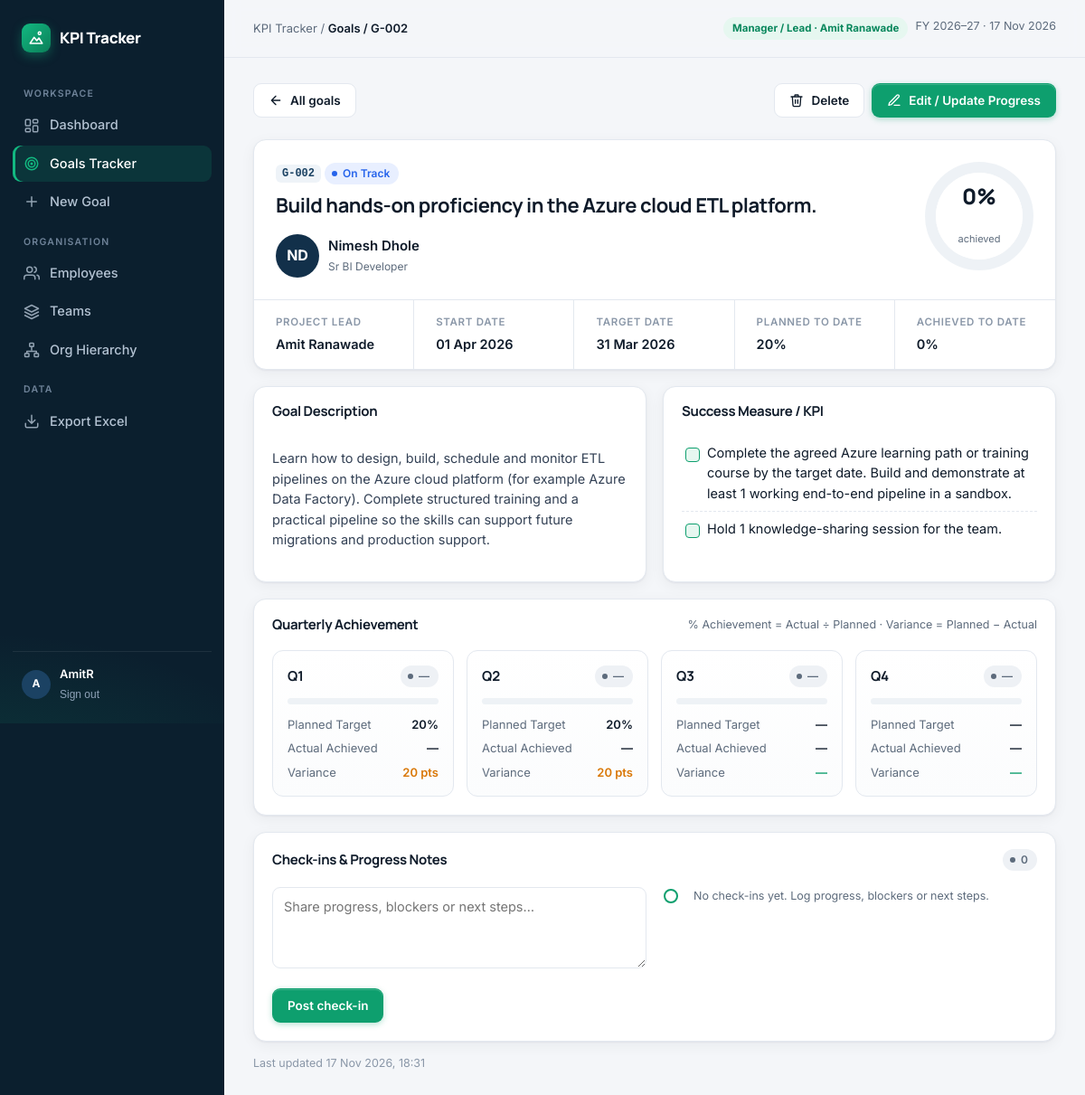
The page /goals/2/ (signed in) on the database its author committed.
### goals/models.py (models this page shows, shortened)
class Goal(models.Model):
    STATUS_CHOICES = [
        ("Not Started", "Not Started"),
        ("On Track", "On Track"),
        ("Slow", "Slow"),
        ("At Risk", "At Risk"),
        ("Complete", "Complete"),
    ]
    project_lead = models.ForeignKey(TeamMember, on_delete=models.SET_NULL, related_name="led_goals",
                                     verbose_name="Project Lead", null=True, blank=True)
    goal_id = models.CharField("Goal ID", max_length=20, unique=True)
    member = models.ForeignKey(TeamMember, on_delete=models.CASCADE, related_name="goals",
                               verbose_name="Team Member", null=True, blank=True)
    role = models.CharField(max_length=120, blank=True)
    title = models.TextField("Goal", blank=True)
    description = models.TextField("Goal Description", blank=True)
    kpi = models.TextField("Success Measure / KPI", blank=True)
    start_date = models.DateField(null=True, blank=True)
    target_date = models.DateField(null=True, blank=True)
    q1_planned = models.DecimalField("Q1 Planned Target", max_digits=6, decimal_places=2, null=True, blank=True)
    q1_actual = models.DecimalField("Q1 Actual Achieved", max_digits=6, decimal_places=2, null=True, blank=True)
    q2_planned = models.DecimalField("Q2 Planned Target", max_digits=6, decimal_places=2, null=True, blank=True)
    q2_actual = models.DecimalField("Q2 Actual Achieved", max_digits=6, decimal_places=2, null=True, blank=True)
    q3_planned = models.DecimalField("Q3 Planned Target", max_digits=6, decimal_places=2, null=True, blank=True)
    q3_actual = models.DecimalField("Q3 Actual Achieved", max_digits=6, decimal_places=2, null=True, blank=True)
    q4_planned = models.DecimalField("Q4 Planned Target", max_digits=6, decimal_places=2, null=True, blank=True)
    q4_actual = models.DecimalField("Q4 Actual Achieved", max_digits=6, decimal_places=2, null=True, blank=True)
    status = models.CharField("Variance / Status", max_length=20, choices=STATUS_CHOICES, default="Not Started")
    updated_at = models.DateTimeField(auto_now=True)
    class Meta:
        ordering = ["goal_id"]
    def quarter(self, q):
        planned = getattr(self, f"{q}_planned")
        actual = getattr(self, f"{q}_actual")
        pct = round(float(actual) / float(planned) * 100, 1) if planned and actual is not None else None
        variance = float(planned) - float(actual or 0) if planned is not None else None
        return {"q": q.upper(), "planned": planned, "actual": actual, "pct": pct, "variance": variance}
    @property
    def quarters(self):
        return [self.quarter(q) for q in QUARTERS]
    def _latest(self, kind):
        vals = [getattr(self, f"{q}_{kind}") for q in QUARTERS]
        vals = [float(v) for v in vals if v is not None]
        return vals[-1] if vals else 0.0
    @property
    def total_planned(self):
        return self._latest("planned")
    @property
    def total_actual(self):
        return self._latest("actual")
    @property
    def progress(self):
        if self.status == "Complete":
            return 100
        return min(round(self.total_actual), 100)
    @property
    def status_class(self):
        return {"Complete": "complete", "On Track": "ontrack", "Slow": "slow",
                "At Risk": "risk"}.get(self.status, "notstarted")

class TeamMember(models.Model):
    name = models.CharField(max_length=120, unique=True)
    role = models.CharField(max_length=120, blank=True)
    email = models.EmailField(blank=True)
    team = models.ForeignKey(Team, null=True, blank=True, on_delete=models.SET_NULL, related_name="members")
    joined = models.DateField(null=True, blank=True)
    manager = models.ForeignKey("self", null=True, blank=True, on_delete=models.SET_NULL, related_name="reports",
                                verbose_name="Reports to (Manager / Project Lead)")
    user = models.OneToOneField(settings.AUTH_USER_MODEL, null=True, blank=True, on_delete=models.SET_NULL,
                                related_name="member", verbose_name="Login account")
    def subtree_ids(self):
        ids, frontier = {self.pk}, [self.pk]
        while frontier:
            frontier = [i for i in TeamMember.objects.filter(manager_id__in=frontier).values_list("pk", flat=True) if i not in ids]
            ids.update(frontier)
        return ids
    @property
    def is_manager(self):
        return self.reports.exists() or self.led_goals.exists()
    def get_absolute_url(self):
        return reverse("member_detail", args=[self.pk])
    class Meta:
        ordering = ["name"]
    def __str__(self):
        return self.name
    @property
    def initials(self):
        return "".join(w[0] for w in self.name.split()[:2]).upper()

### goals/views.py (the view)
# urls.py: path("goals/<int:pk>/", views.goal_detail, name="goal_detail"),
@login_required
def goal_detail(request, pk):
    g = get_object_or_404(visible_goals(request.user).select_related("member__team", "project_lead"), pk=pk)
    form = CheckInForm(request.POST or None)
    if request.method == "POST" and form.is_valid():
        c = form.save(commit=False)
        c.goal, c.author = g, request.user.get_full_name() or request.user.username
        c.save()
        messages.success(request, "Check-in added.")
        return redirect(g)
    return render(request, "goals/goal_detail.html", {"g": g, "form": form, "checkins": g.checkins.all()})

### goals/forms.py
class CheckInForm(_Styled, forms.ModelForm):
    class Meta:
        model = CheckIn
        fields = ["note"]
        widgets = {"note": forms.Textarea(attrs={"rows": 3, "placeholder": "Share progress, blockers or next steps…"})}

### goals/access.py (called while the page is built)
def member_of(user):
    return getattr(user, "member", None) if user.is_authenticated else None

def scope_ids(user):
    if user.is_superuser:
        return None
    m = member_of(user)
    return m.subtree_ids() if m else set()

def role_of(user):
    if user.is_superuser:
        return "Super User"
    m = member_of(user)
    if m and m.is_manager:
        return "Manager / Lead"
    return "Employee" if m else "No access"

def visible_goals(user, qs=None):
    qs = Goal.objects.all() if qs is None else qs
    ids = scope_ids(user)
    if ids is None:
        return qs
    return qs.filter(Q(member_id__in=ids) | Q(project_lead_id__in=ids))

def access(request):
    u = request.user
    return {"user_role": role_of(u) if u.is_authenticated else "", "me": member_of(u)}

### goals/templatetags/goal_tags.py (called while the page is built)
@register.filter
def pct(v):
    if v in (None, ""):
        return "—"
    v = float(v)
    return f"{v:.0f}%" if v == int(v) else f"{v:.1f}%"

@register.filter
def bullets(text):
    if not text:
        return []
    parts = [p.strip().lstrip(">").strip() for p in text.replace("\r", "").split("\n")]
    return [p for p in parts if p]

### goals/templates/goals/goal_detail.html
{% extends "base.html" %}{% load goal_tags %}
{% block title %}{{ g.goal_id }}{% endblock %}{% block crumb %}Goals / {{ g.goal_id }}{% endblock %}
{% block content %}
<div class="page-head">
  <a class="btn btn-ghost" href="{% url 'goal_list' %}">{% include "icons.html" with i="back" %}All goals</a>
  <div class="actions"><a class="btn btn-ghost" href="{% url 'goal_delete' g.pk %}">{% include "icons.html" with i="trash" %}Delete</a><a class="btn btn-primary" href="{% url 'goal_edit' g.pk %}">{% include "icons.html" with i="edit" %}Edit / Update Progress</a></div>
</div>
<div class="card" style="margin-bottom:18px">
  <div class="detail-hero">
    <div style="flex:1;min-width:280px"><span class="gid">{{ g.goal_id }}</span> <span class="pill {{ g.status_class }}">{{ g.status }}</span>
      <h1>{{ g.title|default:"Goal not yet defined" }}</h1>
      {% if g.member %}<div class="who" style="margin-top:18px"><span class="avatar lg">{{ g.member.initials }}</span><div><a href="{{ g.member.get_absolute_url }}"><b style="font-size:15px">{{ g.member.name }}</b></a><span>{{ g.role }}{% if g.member.team %} · {{ g.member.team.name }}{% endif %}</span></div></div>{% endif %}
    </div>
    <div class="ring" style="--p:{{ g.progress }}"><div><div><b>{{ g.progress }}%</b><span>achieved</span></div></div></div>
  </div>
  <div class="meta">
    <div><small>Project Lead</small><b>{{ g.project_lead|default:"—" }}</b></div>
    <div><small>Start Date</small><b>{{ g.start_date|date:"d M Y"|default:"—" }}</b></div>
    <div><small>Target Date</small><b>{{ g.target_date|date:"d M Y"|default:"—" }}</b></div>
    <div><small>Planned to Date</small><b>{{ g.total_planned|pct }}</b></div>
    <div><small>Achieved to Date</small><b>{{ g.total_actual|pct }}</b></div>
  </div>
</div>
<div class="grid g2" style="margin-bottom:18px">
  <div class="card"><div class="card-h"><h3>Goal Description</h3></div><div class="card-b" style="color:#334155">{{ g.description|default:"—"|linebreaks }}</div></div>
  <div class="card"><div class="card-h"><h3>Success Measure / KPI</h3></div><div class="card-b"><ul class="kpi-list">{% for b in g.kpi|bullets %}<li>{{ b }}</li>{% empty %}<li class="faint">No KPI defined</li>{% endfor %}</ul></div></div>
</div>
<div class="card"><div class="card-h"><h3>Quarterly Achievement</h3><span class="small muted">% Achievement = Actual ÷ Planned · Variance = Planned − Actual</span></div>
  <div class="card-b"><div class="qcards">{% for q in g.quarters %}
    <div class="qcard"><div class="h"><b>{{ q.q }}</b>{% if q.pct is not None %}<span class="pill {% if q.pct >= 100 %}complete{% elif q.pct >= 70 %}ontrack{% else %}slow{% endif %}">{{ q.pct|pct }}</span>{% else %}<span class="pill notstarted">—</span>{% endif %}</div>
      <div class="bar"><i style="width:{% if q.pct %}{% if q.pct > 100 %}100{% else %}{{ q.pct|floatformat:0 }}{% endif %}{% else %}0{% endif %}%"></i></div>
      <dl><dt>Planned Target</dt><dd>{{ q.planned|pct }}</dd><dt>Actual Achieved</dt><dd>{{ q.actual|pct }}</dd>
        <dt>Variance</dt><dd class="{% if q.variance > 0 %}var-pos{% else %}var-ok{% endif %}">{% if q.variance is not None %}{{ q.variance|floatformat:"-1" }} pts{% else %}—{% endif %}</dd></dl>
    </div>{% endfor %}</div></div>
</div>
<div class="card" style="margin-top:18px"><div class="card-h"><h3>Check-ins &amp; Progress Notes</h3><span class="pill notstarted">{{ checkins|length }}</span></div>
  <div class="card-b grid g2" style="align-items:start">
    <form method="post">{% csrf_token %}<div class="field">{{ form.note }}<div class="err">{{ form.note.errors|striptags }}</div></div><button class="btn btn-primary">Post check-in</button></form>
    <ul class="tl">{% for c in checkins %}<li><div class="h"><b>{{ c.author }}</b> · {{ c.created|timesince }} ago</div><div style="margin-top:4px">{{ c.note|linebreaksbr }}</div></li>{% empty %}<li class="small muted">No check-ins yet. Log progress, blockers or next steps.</li>{% endfor %}</ul>
  </div></div>
<p class="small faint" style="margin-top:14px">Last updated {{ g.updated_at|date:"d M Y, H:i" }}</p>
{% endblock %}

### templates/base.html (shortened to what this page needs)
{% load static %}<!doctype html>
<html lang="en">
<head>
<link rel="stylesheet" href="{% static 'goals/app.css' %}">
</head>
<body class="{% block bodyclass %}{% endblock %}">
{% block body %}
{% with u=request.resolver_match.url_name %}
<div class="shell">
  <aside class="side">
    <a href="{% url 'landing' %}" class="logo"><span class="logo-mark">{% include "icons.html" with i="logo" %}</span>KPI Tracker</a>
    <div class="nav-label">Workspace</div>
    <nav class="nav">
      <a href="{% url 'dashboard' %}" class="{% if u == 'dashboard' %}on{% endif %}">{% include "icons.html" with i="dash" %}Dashboard</a>
      <a href="{% url 'goal_list' %}" class="{% if u == 'goal_list' or u == 'goal_detail' or u == 'goal_edit' %}on{% endif %}">{% include "icons.html" with i="target" %}Goals Tracker</a>
      <a href="{% url 'goal_create' %}" class="{% if u == 'goal_create' %}on{% endif %}">{% include "icons.html" with i="plus" %}New Goal</a>
    </nav>
    <div class="nav-label">Organisation</div>
    <nav class="nav">
      <a href="{% url 'people' %}" class="{% if u == 'people' or u == 'member_detail' or u == 'member_edit' %}on{% endif %}">{% include "icons.html" with i="team" %}Employees</a>
      <a href="{% url 'teams' %}" class="{% if u == 'teams' or u == 'team_detail' or u == 'team_edit' %}on{% endif %}">{% include "icons.html" with i="layers" %}Teams</a>
      <a href="{% url 'org' %}" class="{% if u == 'org' %}on{% endif %}">{% include "icons.html" with i="tree" %}Org Hierarchy</a>
    </nav>
    <div class="nav-label">Data</div>
    <nav class="nav">
      <a href="{% url 'export' %}" data-noload>{% include "icons.html" with i="download" %}Export Excel</a>
    </nav>
    <div class="side-foot">
      <span class="avatar">{{ user.username|first|upper }}</span>
      <div style="flex:1;min-width:0"><div style="color:#fff;font-weight:600;font-size:13px">{{ user.get_full_name|default:user.username }}</div>
        <form method="post" action="{% url 'logout' %}">{% csrf_token %}<button>Sign out</button></form></div>
    </div>
  </aside>
  <main class="main">
    <div class="topbar"><div class="crumb">KPI Tracker / <b>{% block crumb %}{% endblock %}</b></div>
      <div class="actions"><span class="role-badge {% if user.is_superuser %}su{% elif user_role == 'Employee' %}emp{% endif %}">{{ user_role }}{% if me and not user.is_superuser %} · {{ me.name }}{% endif %}</span><span class="small muted">FY 2026–27 · {% now "d M Y" %}</span></div></div>
    <div class="content">
      {% block content %}{% endblock %}
    </div>
  </main>
</div>
{% endwith %}
{% endblock %}
</body>
</html>

### rows shown on the page
Goal: goal_id "G-002", status "On Track", title "Build hands-on proficiency in the Azure cloud ETL platform.", member.initials "ND", member.name "Nimesh Dhole", role "Sr BI Developer", progress "0", project_lead "Amit Ranawade", start_date "01 Apr 2026", target_date "31 Mar 2026", total_planned|pct "20%", total_actual|pct "0%", description "Learn how to design, build, schedule and monitor ETL pipelines on the Azure cloud platform (for example Azure Data Factory). Complete structured training and a practical pipeline so the skills can support future migrations and production support.", planned|pct "20%" "20%", updated_at "17 Nov 2026, 18:31"
TeamMember: name "Amit Ranawade"

### other values the page prints
{{ user.username|first|upper }} "A"
{{ user.get_full_name|default:user.username }} "AmitR"
{{ user_role }} "Manager / Lead"
{{ b }} "Complete the agreed Azure learning path or training course by the target date. Build and demonstrate at least 1 working end-to-end pipeline in a sandbox." "Hold 1 knowledge-sharing session for the team."
{{ q.q }} "Q1" "Q2" "Q3" "Q4"
{{ q.actual|pct }} "—" "—" "—" "—"
{{ q.variance|floatformat:"-1" }} "20" "20"
{{ q.planned|pct }} "—" "—"
{{ checkins|length }} "0"
